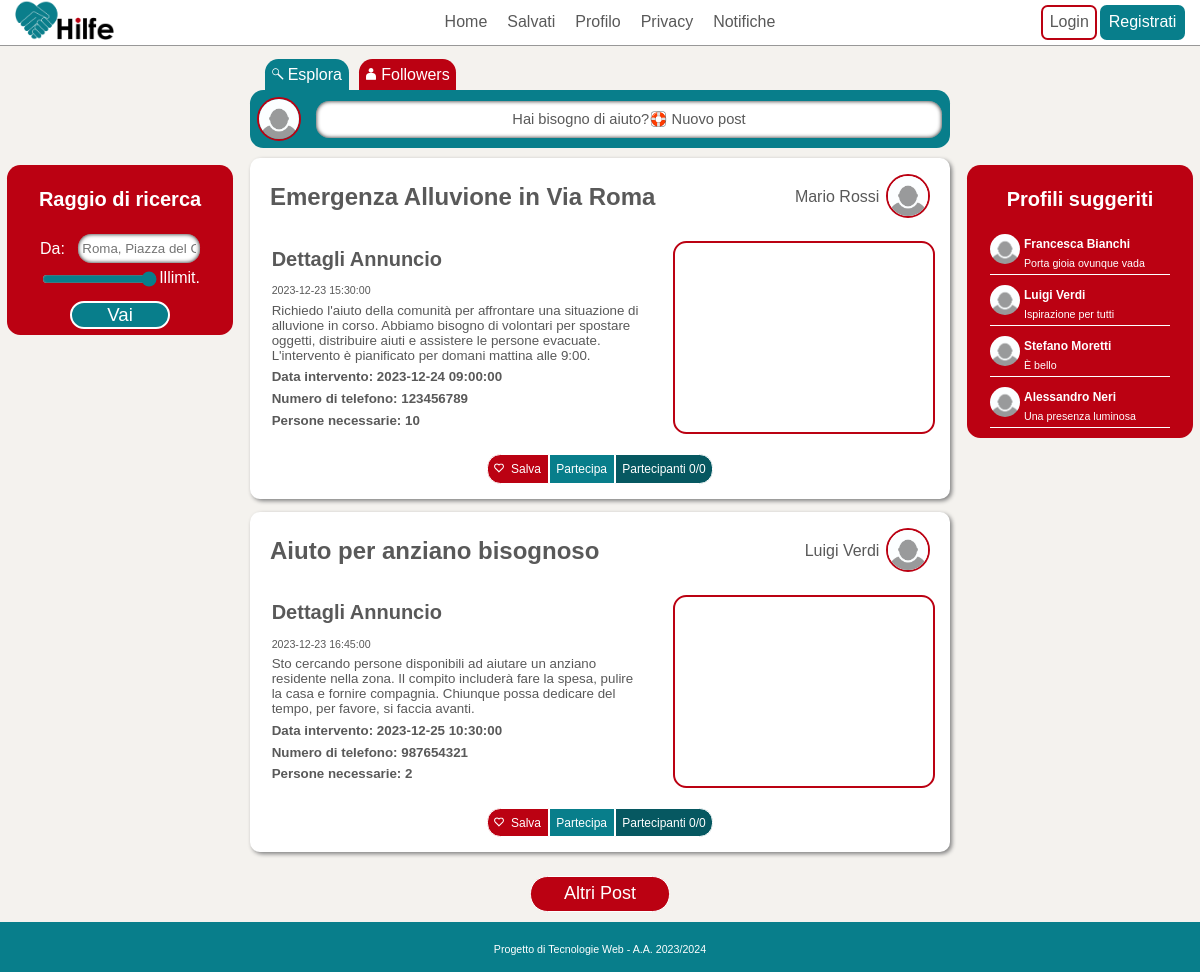
Page /website/index.php on the committed database.
### tables this page shows
CREATE TABLE IF NOT EXISTS `PostInterventi` (
  `idPostIntervento` INT NOT NULL,
  `TitoloPost` VARCHAR(100) NULL,
  `DescrizionePost` VARCHAR(500) NULL,
  `DataIntervento` DATETIME NULL,
  `DataPubblicazione` DATETIME NULL,
  `PersoneRichieste` INT UNSIGNED NULL,
  `PosizioneLongitudine` DECIMAL(14,10) NULL,
  `PosizioneLatitudine` DECIMAL(14,10) NULL,
  `Indirizzo` VARCHAR(500) NULL,
  `Autore_idUser` INT NOT NULL,
  PRIMARY KEY (`idPostIntervento`),
  INDEX `fk_PostInterventi_User1_idx` (`Autore_idUser` ASC) ,
  CONSTRAINT `fk_PostInterventi_User1`
    FOREIGN KEY (`Autore_idUser`)
    REFERENCES `User` (`idUser`)
    ON DELETE NO ACTION
    ON UPDATE NO ACTION);

CREATE TABLE IF NOT EXISTS `User` (
  `idUser` INT NOT NULL,
  `Name` VARCHAR(45) NULL,
  `Surname` VARCHAR(45) NULL,
  `PhoneNumber` VARCHAR(45) NULL,
  `Email` VARCHAR(45) NULL,
  `Salt` VARCHAR(100) NULL,
  `Password` VARCHAR(500) NULL,
  `Bio` VARCHAR(45) NULL,
  `Birthday` DATE NULL,
  `PubKey` VARCHAR(45) NULL,
  `FotoProfilo` VARCHAR(100) NULL,
  `Username` VARCHAR(45) NOT NULL,
  `Address` VARCHAR(500) NULL,
  `AddressLat` DECIMAL(14,10) NULL,
  `AddressLong` DECIMAL(14,10) NULL,
  PRIMARY KEY (`idUser`));

### website/index.php (called while the page is built, shortened)
<?php
$templateParams["title"] = "Hilfe-Home";
$templateParams["css"][0] = "styleHome.css";
$templateParams["css"][1] = "styleLayoutDesktop.css";
$templateParams["css"][2] = "styleArticle.css";
$templateParams["js"][0] = "../js/sidebar.js";
$templateParams["js"][1] = "https://code.jquery.com/jquery-3.6.4.min.js";
$templateParams["js"][2] = "../js/buttonHandler.js";
$templateParams["page"] = "home.php";
$templateParams["lastLoaded"] = 0;
$templateParams["lat"] = 0;
$templateParams["long"] = 0;
$templateParams["range"] = 100;
require 'template/base.php';
?>

### website/db/databaseMySql.php (called while the page is built, shortened)
<?php
class DatabaseHelperMySql implements DatabaseHelper
{
    private $db;
    public function __construct($servername, $username, $password, $dbname)
    {
        $this->db = new mysqli($servername, $username, $password, $dbname);
    }
    public function getHelpPosts($n, $startId, $lat, $long, $radius)
    {
        $earthRadius = 6371;
        $radius = ($radius > 99) ? $radius * 10000 : $radius;
        $latRange = rad2deg($radius / $earthRadius);
        $longRange = rad2deg($radius / ($earthRadius * cos(deg2rad($lat))));
        $stmt = $this->db->prepare("SELECT * FROM PostInterventi WHERE idPostIntervento > ? AND PosizioneLongitudine BETWEEN ? AND ? AND PosizioneLatitudine BETWEEN ? AND ? LIMIT ?");
        $longMinus = $long - $longRange;
        $longPlus = $long + $longRange;
        $latMinus = $lat - $latRange;
        $latPlus = $lat + $latRange;
        $stmt->bind_param('iddddi', $startId,  $latMinus, $latPlus, $longMinus, $longPlus, $n);
        $stmt->execute();
        $result = $stmt->get_result();
        return $result->fetch_all(MYSQLI_ASSOC);
    }
    public function getAuthorFromHelpPost($id)
    {
        $stmt = $this->db->prepare("SELECT * FROM User, PostInterventi WHERE idUser = Autore_idUser AND idPostIntervento = ?");
        $stmt->bind_param('i', $id);
        $stmt->execute();
        $result = $stmt->get_result();
        return $result->fetch_all(MYSQLI_ASSOC);
    }
    private function getPicFromId($id)
    {
        $stmt = $this->db->prepare("SELECT FotoProfilo FROM User WHERE idUser = ?");
        $stmt->bind_param('i', $id);
        $stmt->execute();
        $result = $stmt->get_result();
        $lines = $result->fetch_all(MYSQLI_ASSOC);
        if (count($lines) == 0 || $lines[0]["FotoProfilo"] == null) {
            return DEFAULT_PIC_PATH . DEFAULT_PIC;
        } else {
            return DEFAULT_PIC_PATH . $lines[0]["FotoProfilo"];
        }
    }
    public function getProfilePic($id)
    {
        return $this->getPicFromId($id);
    }
    public function getSelfProfilePic()
    {
        return DEFAULT_PIC_PATH . DEFAULT_PIC;
    }
    public function getSuggestedUsers($n)
    {
        $suggestedUsers = [];
        if (count($suggestedUsers) < $n) {
            $stmt = $this->db->prepare("SELECT * FROM User ORDER BY RAND() LIMIT ?");
            $stmt->bind_param('i', $n);
            $stmt->execute();
            $result = $stmt->get_result();
            $entries = $result->fetch_all(MYSQLI_ASSOC);
            foreach ($entries as $key => $entry) {
                $entries[$key]["Motivazione"] = CUTE_PHRASES[array_rand(CUTE_PHRASES)];
            }
            $suggestedUsers = array_merge($suggestedUsers, $entries);
            return $suggestedUsers;
        }
    }
    public function getAddress()
    {
        if (isLogged()) {
            $stmt = $this->db->prepare("SELECT Address, AddressLat, AddressLong FROM User WHERE idUser = ?");
            $stmt->bind_param('i', $_SESSION["idUser"]);
            $stmt->execute();
            $result = $stmt->get_result();
            $lines = $result->fetch_all(MYSQLI_ASSOC);
            return $lines[0];
        } else {
            $result["Address"] = "Roma, Piazza del Colosseo 1";
            $result["AddressLat"] = 0.0;
            $result["AddressLong"] = 0.0;
            return $result;
        }
    }
}
$dbh = new DatabaseHelperMySql("localhost", "root", "", "HilfeDb", 3306);

### website/config.php (called while the page is built, shortened)
<?php
$START_POST_NUMBER = 2;
?>

### website/template/article.php (the view, shortened to what this page needs)
<?php require_once('map.php'); ?>
<article id="<?php echo $post["idPostIntervento"]; ?>, <?php echo $post["PersoneRichieste"]; ?>">
    <header>
        <h1><?php echo $post["TitoloPost"]; ?></h1>
        <div class="infoUtente">
            <a href="profiloUtente.html" class="nomeAutore"><?php $autore = $dbh->getAuthorFromHelpPost($post["idPostIntervento"])[0];
                                                            echo $autore["Name"] . " " . $autore["Surname"] ?></a>
            <a href="profiloUtente.html"><img class="profilo" id="profilo" src="../<?php echo $dbh->getProfilePic($post["Autore_idUser"]); ?>" alt="profilo"></a>
        </div>
    </header>
    <div class="content">
        <section lang="zxx">
            <h3>Dettagli Annuncio</h3>
            <p class="date"><?php echo $post["DataPubblicazione"]; ?></p>
            <p><?php echo $post["DescrizionePost"]; ?></p>
            <p class="time">Data intervento: <?php echo $post["DataIntervento"]; ?></p>
            <?php if ($autore["PhoneNumber"] != null) : ?>
                <p class="phoneNumber">Numero di telefono: <?php echo $autore["PhoneNumber"]; ?></p>
            <?php endif ?>
            <p class="people">Persone necessarie: <?php echo $post["PersoneRichieste"]; ?></p>
        </section>
        <?php insertmap($post["idPostIntervento"]) ?>
    </div>
    <footer>
        <button type="button" class="buttonSalva" id="buttonSalva<?php echo $post["idPostIntervento"] ?>" onclick="toggleSalva(<?php echo $post["idPostIntervento"] ?>,<?php echo $post["PersoneRichieste"]; ?>)"><img class="iconButton" src="../Icons/HeartEmpty.svg" alt="">Salva</button><button type="button" class="buttonPartecipa" id="buttonPartecipa<?php echo $post["idPostIntervento"] ?>" name="Partecipa" onclick="togglePartecipa(<?php echo $post["idPostIntervento"] ?>,<?php echo $post["PersoneRichieste"]; ?>)">Partecipa</button><button type="button" class="buttonPartecipanti" onclick="openPopup(<?php echo $post["idPostIntervento"] ?>)" data-progress-text="Partecipa" data-complete-text="Al completo"><span id="progress<?php echo $post["idPostIntervento"] ?>" class="button__progress"></span><span id="partecipaLablel<?php echo $post["idPostIntervento"] ?>" class="button__text">Partecipanti 0/0</span></button>
    </footer>
</article>

### website/template/base.php (shortened to what this page needs)
<!DOCTYPE html>
<html lang="it">
<head>
    <link href="../css/style.css" rel="stylesheet" type="text/css" />
    <?php
    if(isset($templateParams["css"])){
        foreach ($templateParams["css"] as $key => $value) {
            addStyle($value);
        }
    }
    ?>
    <link rel="stylesheet" href="https://unpkg.com/leaflet@1.6.0/dist/leaflet.css"
 />
</head>
<body>
    <header class="topbar">
            <a href="index.php" class="logoContainer">
                <img class="logo" src="../res/LogoHeart.png" alt="logo HILFE" />
            </a>
            <nav class="desktopbar">
                <a href="index.php">Home</a>
                <a href="annunciSalvati.php">Salvati</a>
                <a href="profiloUtente.php">Profilo</a>
                <a href="privacy.php">Privacy</a>
                <div class="notifiche">
                    <a href="notifiche.php">Notifiche</a>
                </div>
            </nav>
            <div class="buttonLogin">
                <?php if(isLogged()):?>
                    <a href="profiloUtente.html">
                    <img src="../<?php echo $dbh->getSelfProfilePic();?>" alt="" class="fotoProfilo">
                    </a>
                    <?php else:?>
                <a class="b1" href="login.php">Login</a>
                <a class="b2" href="registrazione.php">Registrati</a>
                <?php endif;?>
            </div>
    </header>
    <?php
    if(isset($templateParams["page"])){
        require($templateParams["page"]);
    }
    ?>
        <footer class="footer">
        <p>Progetto di Tecnologie Web - A.A. 2023/2024</p>
    </footer>
</body>
</html>

### website/utils/functions.php (shortened to what this page needs)
<?php
function addStyle($styleSheet){
    echo('<link href=../css/'.$styleSheet.' rel="stylesheet" type="text/css" />');
}
function isLogged(){
    return isset($_SESSION['idUser']) && !empty($_SESSION['idUser']);
}
?>

### website/template/home.php (shortened to what this page needs)
<header class="newPostContainer">
    <div class="navbar">
        <a class="default" href="#"><img class="icon" src="../Icons/Lens.svg" alt="">Esplora</a>
        <a href="#"><img class="icon" src="../Icons/Profile.svg" alt="">Followers</a>
    </div>
    <div class="newPost">
        <img src="../<?php echo $dbh->getSelfProfilePic(); ?>" alt="Profilo 1" class="profilo">
        <a href="creaPost.html">Hai bisogno di aiuto?🛟 Nuovo post</a>
    </div>
</header>
<div class="centralContent">
    <aside class="leftAside">
        <h2>Raggio di ricerca</h2>
        <div class="partenzaContainer">
            <label for="partenza">Da:</label>
            <input type="text" id="partenza" placeholder="<?php echo $dbh->getAddress()["Address"] ?>" />
        </div>
        <div class="rangeContainer">
            <input id="range" type="range" min="0" max="100" value="100" />
            <span id="rangeValue">Illimit.</span>
        </div>
        <button type="button" class="vai" onclick="updatePosts()">Vai</button>
    </aside>
    <main class="articles">
        <?php foreach ($dbh->getHelpPosts($START_POST_NUMBER, $templateParams["lastLoaded"], $templateParams["lat"], $templateParams["long"], $templateParams["range"]) as $post) : ?>
            <?php include 'article.php'; ?>
        <?php endforeach; ?>
        <button type="button" class="buttonAltriPost" onclick="morePosts()">Altri Post</button>
    </main>
    <aside class="rightAside">
        <h2>Profili suggeriti</h2>
        <?php foreach ($dbh->getSuggestedUsers(START_SUGGESTED_USERS) as $user) : ?>
            <?php require 'profilePreview.php'; ?>
        <?php endforeach; ?>
    </aside>
</div>

### website/template/map.php
<?php
function insertmap($id)
{ ?>
    <div id="map<?php echo $id; ?>" class="openmap"></div>
<?php
}
?>

### website/template/profilePreview.php (shortened to what this page needs)
<a href="profiloUtente.php/<?php echo $user["idUser"] ?>" class="infoUser">
            <img src="../<?php echo $dbh->getProfilePic($user["idUser"]);?>" alt="immagine profilo di <?php echo $user["Name"] ?> <?php echo $user["Surname"] ?>">
            <div class="profile">
                <span><?php echo $user["Name"] ?> <?php echo $user["Surname"] ?></span>
                <p class="amici"><?php
                if(isset($user["Motivazione"])){ echo $user["Motivazione"];}
                ?></p>
            </div>
        </a>

### css/style.css (style rules this page uses)
:root { --hilfeGrey: #595959; --hilfeRed: #bb0112; --hilfeBlue: #087e8b; }
body { font-family: "Helvetica"; margin: 1pt; display: flex; flex-direction: column; min-height: 100dvh; margin: 0; padding: 0; background-color: #f4f2ee; }
.centralContent { flex: 1; }
.footer { background-color: var(--hilfeBlue); color: white; text-align: center; width: 100%; font-size: 8pt; padding: 10px; height: 50px; }
body>header, .footer { box-sizing: border-box; }
.icon { width: 12px; margin-right: 3pt; }
.iconButton { width: 10px; margin-right: 5pt; }
.notifiche { display: flex; flex-direction: row; align-items: center; margin: 0; padding: 0; }
.buttonLogin { display: none; }
.topbar { background-color: white; border-bottom: 1.5px solid #989898; }
body>header>nav { display: inline-block; }
.logoContainer { width: fit-content; min-width: fit-content; }
.logo { height: 40px; text-align: center; }
.desktopbar { display: none; }
.topbar { display: flex; justify-content: space-between; align-items: center; }
@media screen and (min-width: 768px) { .logoContainer { margin-left: 15px; width: 30%; } }
@media screen and (min-width: 768px) { .topbar:not(.sidepanel, .openbtn) { display: flex; } }
@media screen and (min-width: 768px) { .buttonLogin { margin-right: 15px; min-width: fit-content; width: 30%; display: flex; justify-content: flex-end; } }
@media screen and (min-width: 768px) { .b1, .b2 { padding: 5pt; margin-left: 2pt; border-radius: 5pt; text-decoration: none; } }
@media screen and (min-width: 768px) { .b1 { background-color: white; color: var(--hilfeGrey); border: 2px solid var(--hilfeRed); } }
@media screen and (min-width: 768px) { .b2 { background-color: var(--hilfeBlue); color: white; border: 2px solid var(--hilfeBlue); } }
@media screen and (min-width: 768px) { .desktopbar { display: flex; justify-content: center; text-align: center; width: 50%; margin: 10pt 0; } }
@media screen and (min-width: 768px) { .profilo { margin-bottom: 2pt; } }
@media screen and (min-width: 768px) { .desktopbar>a, .desktopbar>div>a { margin-left: 15pt; text-decoration: none; } }
@media screen and (min-width: 768px) { .desktopbar a, .desktopbar>div>a { color: var(--hilfeGrey); } }

### css/styleHome.css (style rules this page uses)
.profilo { float: right; border: 2px solid var(--hilfeRed); border-radius: 50%; width: 40px; height: 40px; background-repeat: no-repeat; background-position: center center; }
.newPostContainer { width: 100%; max-width: 700px; }
.articles { width: 80%; max-width: 700px; margin: 0 10px; text-align: center; }
.newPost { justify-content: space-between; background-color: var(--hilfeBlue); border-radius: 10pt; display: inline-flex; margin-top: 0; margin-bottom: 10px; width: 100%; align-items: center; }
.newPost a { text-align: center; background-color: white; border-radius: 10pt; padding: 7pt 10pt; color: var(--hilfeGrey); text-decoration: none; margin: 5pt 6pt; box-shadow: inset 0px 0px 4px rgba(0, 0, 0, 0.9); width: 100%; font-size: 11pt; }
.newPost>* { margin: 7px; }
main>article section>p { margin: 5pt; }
.navbar a { background-color: var(--hilfeRed); padding: 5pt; text-decoration: none; color: white; border-top-right-radius: 10pt; border-top-left-radius: 10pt; }
.navbar .default { background-color: var(--hilfeBlue); }
.default { background-color: var(--hilfeBlue); }
.leftAside { background-color: var(--hilfeRed); color: white; width: 90%; margin-bottom: 10pt; border-radius: 10pt; }
.partenzaContainer { margin: 0; padding: 0; color: white; display: flex; justify-content: space-between; align-items: center; width: 80%; }
.partenzaContainer input { font-family: "Helvetica"; width: 100%; border-radius: 10pt; border: none; box-shadow: inset 0px 0px 4px rgba(0, 0, 0, 0.9); padding: 5pt 3pt; }
.rangeContainer { display: flex; flex-direction: row; width: 80%; justify-content: space-between; align-items: flex-start; margin-top: 5pt; }
.rangeContainer span { color: white; margin-bottom: 10pt; }
.rangeContainer input { width: 100%; accent-color: var(--hilfeBlue); }
.partenzaContainer input { margin-left: 10pt; }
.vai { background-color: var(--hilfeBlue); color: white; border-radius: 15pt; border: 2px solid white; font-size: 14pt; margin-bottom: 5pt; width: 50%; }
@media screen and (min-width: 768px) { .navbar { margin-left: 10px; } }
@media screen and (min-width: 768px) { .navbar a { float: left; margin: 0px 5px; } }

### rows in the picture
postinterventi: TitoloPost "Emergenza Alluvione in Via Roma", Autore_idUser.Name "Mario", Autore_idUser.Surname "Rossi", DataPubblicazione "2023-12-23 15:30:00", DescrizionePost "Richiedo l'aiuto della comunità per affrontare una situazione di alluvione in corso. Abbiamo bisogno di volontari per spostare oggetti, distribuire aiuti e assistere le persone evacuate. L'intervento è pianificato per domani mattina alle 9:00.", DataIntervento "2023-12-24 09:00:00", Autore_idUser.PhoneNumber "123456789", PersoneRichieste "10"
postinterventi: TitoloPost "Aiuto per anziano bisognoso", Autore_idUser.Name "Luigi", Autore_idUser.Surname "Verdi", DataPubblicazione "2023-12-23 16:45:00", DescrizionePost "Sto cercando persone disponibili ad aiutare un anziano residente nella zona. Il compito includerà fare la spesa, pulire la casa e fornire compagnia. Chiunque possa dedicare del tempo, per favore, si faccia avanti.", DataIntervento "2023-12-25 10:30:00", Autore_idUser.PhoneNumber "987654321", PersoneRichieste "2"
user: Name "Francesca", Surname "Bianchi", Motivazione "Porta gioia ovunque vada"
user: Name "Stefano", Surname "Moretti", Motivazione "È bello"
user: Name "Alessandro", Surname "Neri", Motivazione "Una presenza luminosa"

### other values in the picture
$user["Name"] "Luigi"
$user["Surname"] "Verdi"
$user["Motivazione"] "Ispirazione per tutti"
